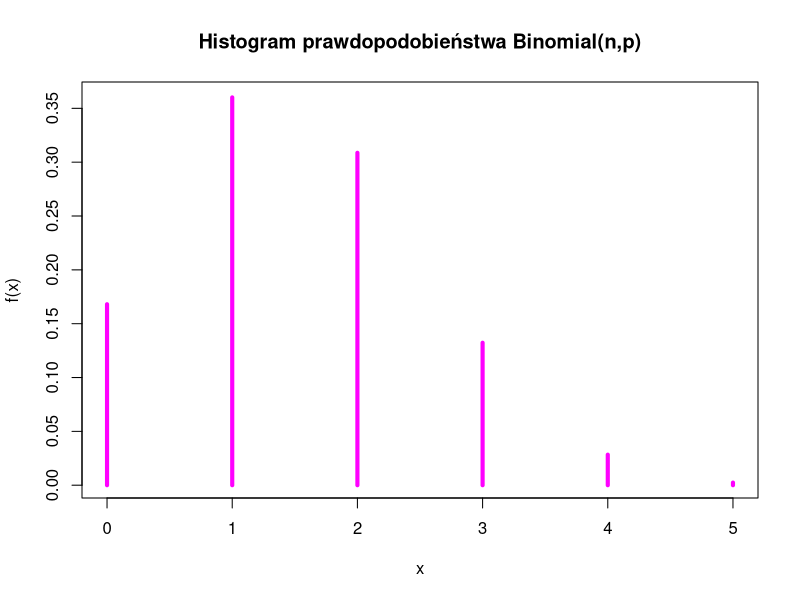
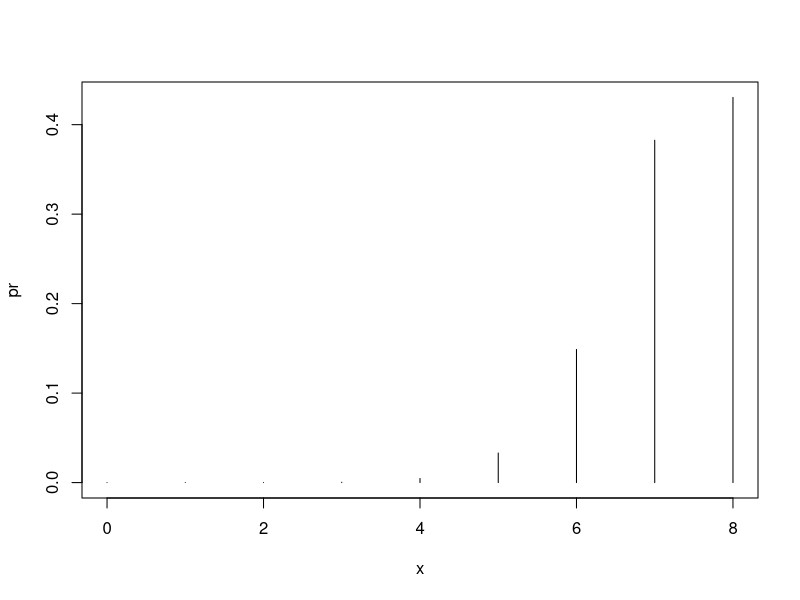
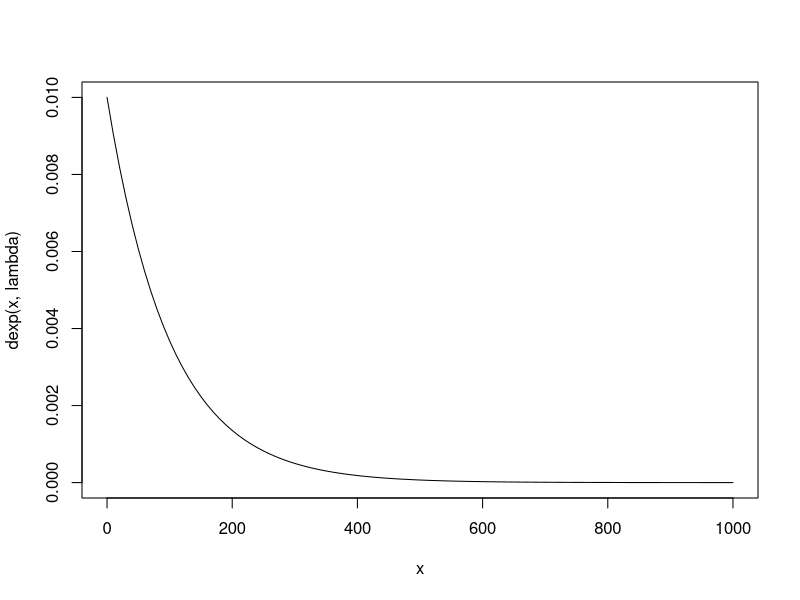
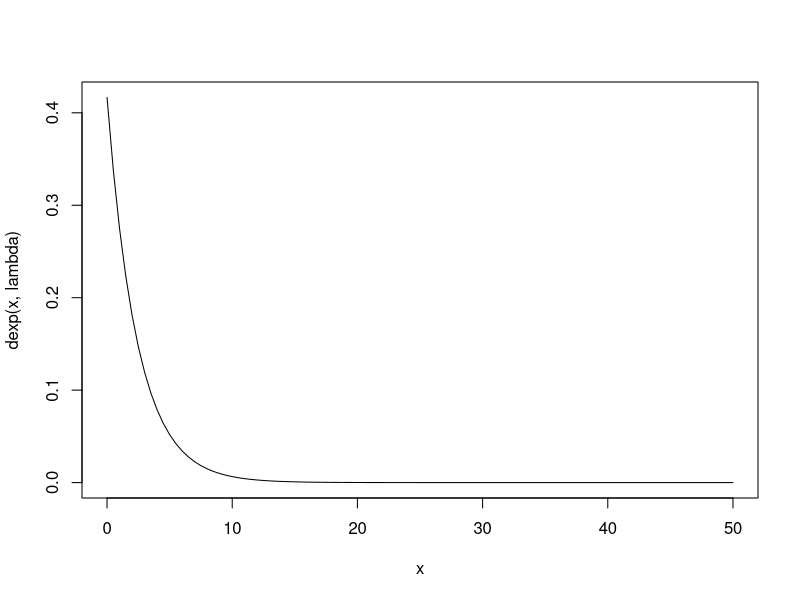
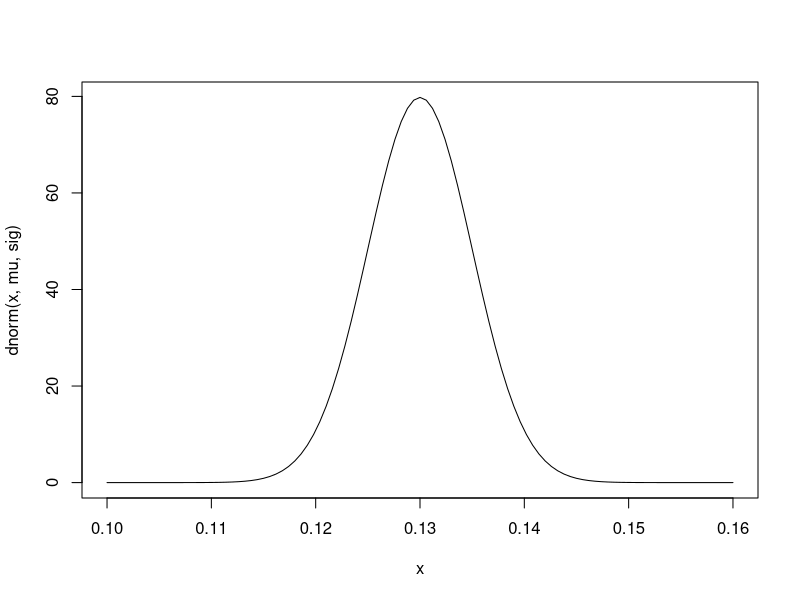
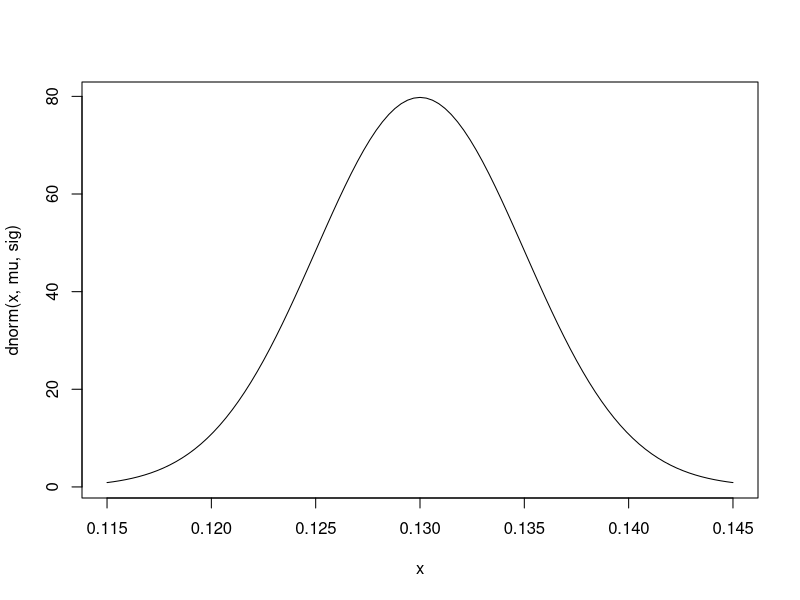
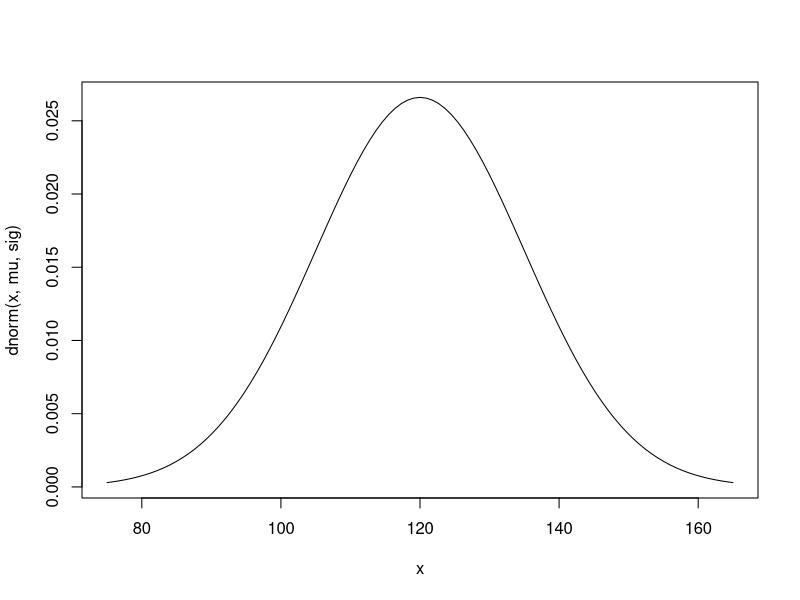

Here is the R script that generated these plots, in order:
#zad 1 - rozklad dwumianowy bin(n,p)
#s|0|1|2|3|4|5
#p
n=5
p=0.3
s=c(0:5) #przypisujemy wartosci zmiennym losowym S
pr=dbinom(s,n,p) #gestosc a pbinom dystrybuanta
rbind(s,pr)
plot(s,pr, type = "h", lwd=4, xlab = "x", ylab = "f(x)", main = "Histogram prawdopodobieństwa Binomial(n,p)", col="magenta")
#P(S=3)
dbinom(3,n,p)
#P(S>=3)=P(S>2)
1-pbinom(2,n,p)
#P(S<3) = P(S<=2)
pbinom(2,n,p)

#zad 2
n=8
p=0.9
x=c(0:8)
pr=dbinom(x,n,p)
rbind(x,pr)
plot(x,pr, type = "h")
#PB=8
dbinom(8,n,p)
#PB>5
1-pbinom(5,n,p)
#E(B)
expect=sum(x*pr)
expect=n*p
#Przecietnie mozemy spodziewac sie ze 7 zarowek przekroczy zywotnosc 500 godzin.
SD=sqrt(n*p*(1-p))
#Możemy spodziewać się, że przeciętne odchylenie od średniej wynosi 1 żarówka.

#zad 3 rozklad wykladniczy
lambda=0.01
curve(dexp(x,lambda), 0, 1000)
#P(X>=200)=P(X>200)
1-pexp(200, lambda)
#P(X<100)=P(X<=100)
pexp(100,lambda)

#zad 4
#E(X)=2.4    lambda=1/E(X)
lambda=1/2.4
curve(dexp(x, lambda), 0, 50)
#P(X>3)
1-pexp(3,lambda)
#P(2<X<3)
pexp(3,lambda)-pexp(2,lambda)
f=function(x){x*dexp(x,lambda)}
integrate(f,0,Inf)

#Zad 5
mu=0.13
sig=0.005
curve(dnorm(x,mu,sig),0.1,0.16)
curve(dnorm(x,mu,sig),mu-3*sig,mu+3*sig) ##99,7% znajduje sie w tej obserwacji
pnorm(0.14,mu,sig)-pnorm(0.12,mu,sig)

#Zad 8 rozklad dwumianowy przyblizony rozkladem normalnym // rozklad dokladny - dwumianowy
n=100
p=0.25
#P(X<15)
pbinom(15,n,p)
#Przyblizenie rozkladem normalnym
pnorm(15,n*p,sqrt(n*p*(1-p)))

#Zad 9
n=25
mu=200
sig=10
#P(199<X<202)
pnorm(202,mu, sig/sqrt(n))-pnorm(199,mu,sig/sqrt(n))

#T=X1+X2+...+X25, T ma rozklad N(n*mu, sqrt(n)*sig)
#P(T<=5100)
pnorm(5100, n*mu, sqrt(n)*sig)

#Zad 6
mu=120
sig=15
curve(dnorm(x,mu,sig),mu-3*sig,mu+3*sig)
pnorm(135,mu,sig)-pnorm(111,mu,sig)

#Zad 7
mu = 46.8
sig = 1.75
#(X<=50) 
pnorm(50,mu,sig)
#X>=48
1-pnorm(48,mu,sig)

#Zad 10
mu=202
sig=14
n=64
#P(198<x<206)
pnorm(206,mu,sig/sqrt(n))-pnorm(198,mu,sig/sqrt(n))

#Zad 11
mu=0.5
sig=0.2
n=100
#P(X>=47)
1-pnorm(47, n*mu, sqrt(n)*sig)
